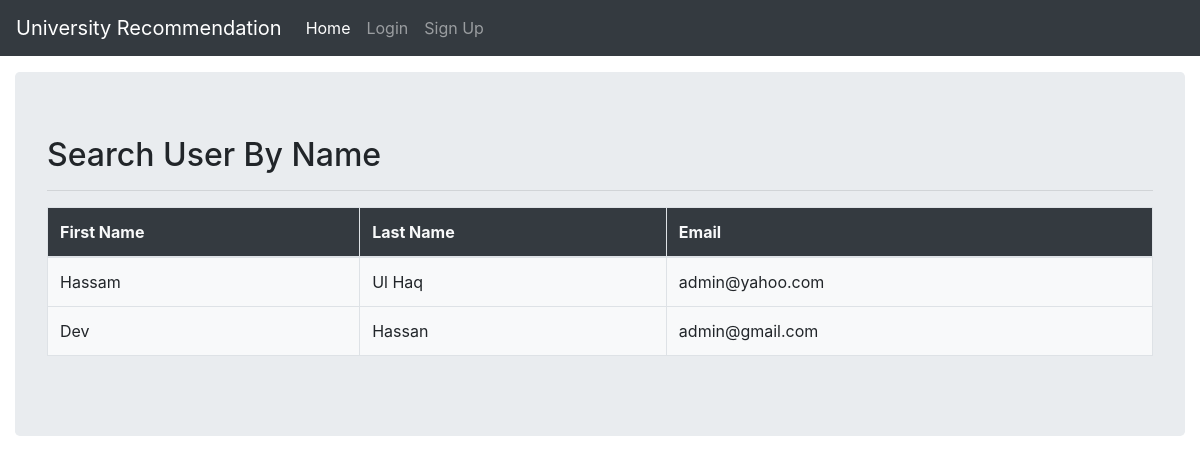
Page /search_user_result.php?username=admin on the committed database.
### tables this page shows
CREATE TABLE `users` (
  `user_id` int(11) NOT NULL,
  `username` varchar(250) NOT NULL,
  `first_name` varchar(250) NOT NULL,
  `last_name` varchar(250) NOT NULL,
  `gender` varchar(10) NOT NULL,
  `date_of_birth` varchar(250) NOT NULL,
  `cnic` varchar(50) NOT NULL,
  `profile_image` varchar(1000) NOT NULL,
  `address` varchar(500) NOT NULL,
  `email` varchar(250) NOT NULL,
  `phone` varchar(20) NOT NULL,
  `university_name` varchar(250) DEFAULT NULL,
  `study_program` varchar(250) DEFAULT NULL,
  `current_semester` varchar(250) DEFAULT NULL,
  `password` varchar(250) NOT NULL,
  `status` varchar(20) NOT NULL DEFAULT 'pending',
  `user_role` varchar(250) NOT NULL DEFAULT 'user',
  `join_date` date NOT NULL DEFAULT current_timestamp()
);

### search_user_result.php (the view, shortened to what this page needs)
<?php
    include "header.php";
    include "navigation.php";
?>
    <div class="container-fluid mt-3">
        <div class="jumbotron">
            <div class="row">
                <div class="col-12">
                    <h2>Search User By Name</h2>
                    <hr>
                    <table class="table table-md table-bordered bg-light">
                        <thead class="bg-dark text-light">
                        <tr>
                            <th>First Name</th>
                            <th>Last Name</th>
                            <th>Email</th>
                        </tr>
                        </thead>
                        <tbody>
                            <?php
                                if (isset($_GET['username'])) {
                                    require "connection.php";
                                    $username = $_GET['username'];
                                    $sql = "SELECT * FROM users WHERE username LIKE '%$username%'";
                                    $fire = $conn->prepare($sql);
                                    $fire->execute();
                                    if ($fire->rowCount() > 0) {
                                        $results = $fire->fetchAll(PDO::FETCH_ASSOC);
                                        foreach ($results as $result) {
                                            echo '<tr>';
                                                echo '<td>'. $result['first_name'] .'</td>';
                                                echo '<td>'. $result['last_name'] .'</td>';
                                                echo '<td>'. $result['email'] .'</td>';
                                            echo '</tr>';
                                        }
                                    }
                                    else {
                                        echo '<tr><td>No User Found.</td></tr>';
                                    }
                                }
                            ?>
                        </tbody>
                    </table>
                </div>
            </div>
        </div>
    </div>
<?php include "footer.php"; ?>

### rows in the picture
users: first_name "Hassam", last_name "Ul Haq", email "admin@yahoo.com"
users: first_name "Dev", last_name "Hassan", email "admin@gmail.com"
